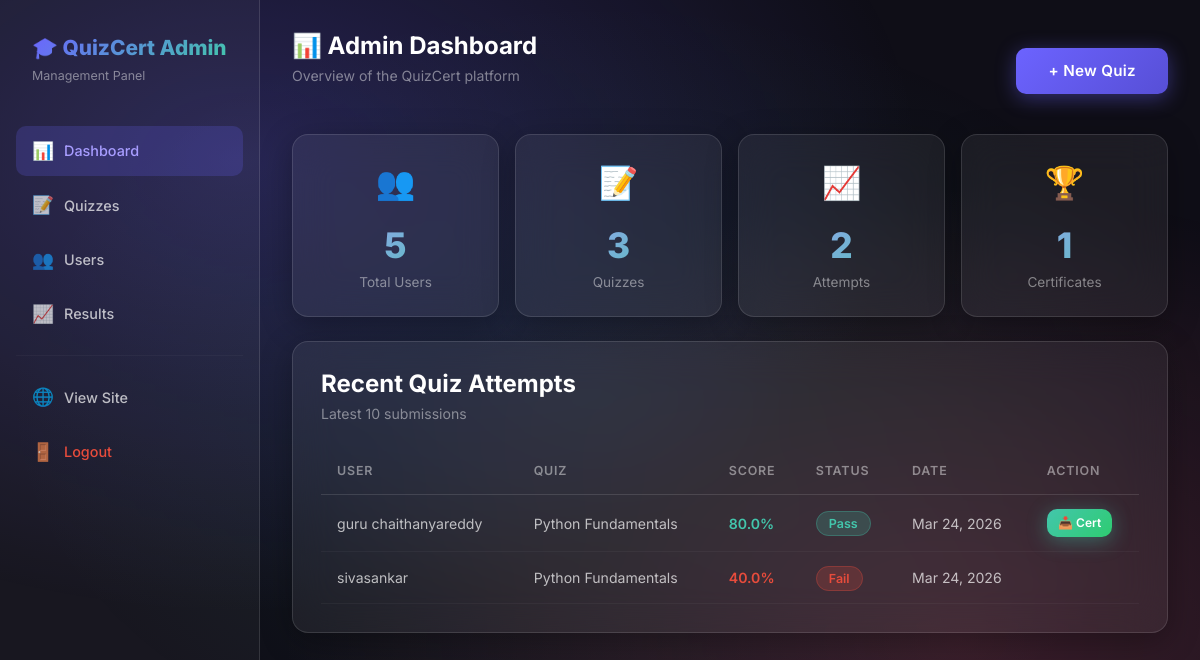
The page /admin (signed in) on the database its author committed.
### app.py (models this page shows)
class Result(db.Model):
    __tablename__ = 'results'
    id             = db.Column(db.Integer, primary_key=True)
    user_id        = db.Column(db.Integer, db.ForeignKey('users.id'), nullable=False)
    quiz_id        = db.Column(db.Integer, db.ForeignKey('quizzes.id'), nullable=False)
    score          = db.Column(db.Float, nullable=False)      # percentage
    passed         = db.Column(db.Boolean, default=False)
    certificate_id = db.Column(db.String(36), unique=True, nullable=True)
    taken_at       = db.Column(db.DateTime, default=datetime.datetime.utcnow)

class User(db.Model):
    __tablename__ = 'users'
    id       = db.Column(db.Integer, primary_key=True)
    name     = db.Column(db.String(120), nullable=False)
    email    = db.Column(db.String(200), unique=True, nullable=False)
    password = db.Column(db.String(256), nullable=False)
    is_admin = db.Column(db.Boolean, default=False)
    created_at = db.Column(db.DateTime, default=datetime.datetime.utcnow)
    results  = db.relationship('Result', backref='user', lazy=True)

class Quiz(db.Model):
    __tablename__ = 'quizzes'
    id            = db.Column(db.Integer, primary_key=True)
    title         = db.Column(db.String(200), nullable=False)
    description   = db.Column(db.Text, default='')
    passing_score = db.Column(db.Integer, default=60)   # percentage
    time_limit    = db.Column(db.Integer, default=600)  # seconds (0 = no limit)
    created_at    = db.Column(db.DateTime, default=datetime.datetime.utcnow)
    questions = db.relationship('Question', backref='quiz', lazy=True,
                                cascade='all, delete-orphan')
    results   = db.relationship('Result',   backref='quiz', lazy=True,
                                cascade='all, delete-orphan')

### app.py (the view)
@app.route('/admin')
@admin_required
def admin_dashboard():
    total_users   = User.query.filter_by(is_admin=False).count()
    total_quizzes = Quiz.query.count()
    total_results = Result.query.count()
    total_certs   = Result.query.filter_by(passed=True).count()
    recent_results = (
        db.session.query(Result, User, Quiz)
        .join(User, Result.user_id == User.id)
        .join(Quiz, Result.quiz_id == Quiz.id)
        .order_by(Result.taken_at.desc())
        .limit(10)
        .all()
    )
    return render_template('admin/dashboard.html',
                           total_users=total_users,
                           total_quizzes=total_quizzes,
                           total_results=total_results,
                           total_certs=total_certs,
                           recent_results=recent_results)

### app.py (called while the page is built)
def admin_required(f):
    from functools import wraps
    @wraps(f)
    def decorated(*args, **kwargs):
        if 'user_id' not in session:
            return redirect(url_for('admin_login'))
        user = db.session.get(User, session['user_id'])
        if not user or not user.is_admin:
            abort(403)
        return f(*args, **kwargs)
    return decorated

def current_user():
    if 'user_id' in session:
        return db.session.get(User, session['user_id'])
    return None

@app.context_processor
def inject_user():
    return dict(current_user=current_user())

### templates/admin/dashboard.html (shortened to what this page needs)
{% extends 'admin/base.html' %}
{% block content %}
<div class="d-flex justify-between align-center flex-wrap gap-2 mb-4">
    <div>
        <h1 class="section-title">📊 Admin Dashboard</h1>
        <p class="section-subtitle">Overview of the QuizCert platform</p>
    </div>
    <a href="{{ url_for('admin_create_quiz') }}" class="btn-primary-custom">+ New Quiz</a>
</div>
<div class="row g-3 mb-4">
    {% for icon, value, label in [
    ('👥', total_users, 'Total Users'),
    ('📝', total_quizzes, 'Quizzes'),
    ('📈', total_results, 'Attempts'),
    ('🏆', total_certs, 'Certificates')
    ] %}
    <div class="col-6 col-xl-3">
        <div class="glass-card dashboard-stat-card">
            <div class="dashboard-stat-icon">{{ icon }}</div>
            <div class="dashboard-stat-number" data-counter="{{ value }}">{{ value }}</div>
            <div class="dashboard-stat-label">{{ label }}</div>
        </div>
    </div>
    {% endfor %}
</div>
<div class="glass-card admin-card">
    <h2 class="section-title mb-1">Recent Quiz Attempts</h2>
    <p class="section-subtitle">Latest 10 submissions</p>
    <div style="overflow-x:auto;">
        <table class="admin-table">
            <thead>
                <tr>
                    <th>User</th>
                    <th>Quiz</th>
                    <th>Score</th>
                    <th>Status</th>
                    <th>Date</th>
                    <th>Action</th>
                </tr>
            </thead>
            <tbody>
                {% for result, user, quiz in recent_results %}
                <tr>
                    <td>{{ user.name }}</td>
                    <td style="max-width:180px; overflow:hidden; text-overflow:ellipsis; white-space:nowrap;">{{
                        quiz.title }}</td>
                    <td style="font-weight:600; color:{% if result.passed %}var(--accent){% else %}#e74c3c{% endif %};">
                        {{ result.score }}%
                    </td>
                    <td>
                        {% if result.passed %}<span class="badge-pass">Pass</span>
                        {% else %}<span class="badge-fail">Fail</span>{% endif %}
                    </td>
                    <td style="white-space:nowrap;">{{ result.taken_at.strftime('%b %d, %Y') }}</td>
                    <td>
                        {% if result.certificate_id %}
                        <a href="{{ url_for('download_certificate', result_id=result.id) }}" class="btn-accent-custom"
                            style="padding:0.3rem 0.7rem; font-size:0.75rem;">
                            📥 Cert
                        </a>
                        {% endif %}
                    </td>
                </tr>
                {% else %}
                <tr>
                    <td colspan="6" style="text-align:center; color:var(--text-muted); padding:2rem;">No results yet.
                    </td>
                </tr>
                {% endfor %}
            </tbody>
        </table>
    </div>
</div>
{% endblock %}

### static/css/style.css (style rules this page uses)
:root { --primary: #6C63FF; --primary-dark: #574fd6; --primary-light: #a89dff; --secondary: #FF6584; --accent: #43C6AC; --success: #28a745; --danger: #e74c3c; --warning: #f39c12; --dark: #0f0e17; --dark-2: #1a1a2e; --dark-3: #16213e; --card-bg: rgba(255,255,255,0.06); --card-border: rgba(255,255,255,0.12); --text-primary: #ffffff; --text-secondary: rgba(255,255,255,0.7); --text-muted: rgba(255,255,255,0.45); --radius: 16px; --radius-sm: 10px; --shadow: 0 8px 32px rgba(0,0,0,0.3); --shadow-lg: 0 20px 60px rgba(0,0,0,0.5); --transition: all 0.3s cubic-bezier(0.4, 0, 0.2, 1); }
*, *::before, *::after { box-sizing: border-box; margin: 0; padding: 0; }
body { font-family: 'Inter', sans-serif; background: var(--dark); color: var(--text-primary); min-height: 100vh; overflow-x: hidden; }
body::before { content: ''; position: fixed; inset: 0; background: radial-gradient(ellipse at 20% 20%, rgba(108,99,255,0.25) 0%, transparent 50%), radial-gradient(ellipse at 80% 80%, rgba(255,101,132,0.18) 0%, transparent 50%), radial-gradient(ellipse at 50% 50%, rgba(67,198,172,0.1) 0%, transparent 70%); pointer-events: none; z-index: 0; }
.glass-card { background: var(--card-bg); backdrop-filter: blur(20px); border: 1px solid var(--card-border); border-radius: var(--radius); box-shadow: var(--shadow); transition: var(--transition); }
.btn-primary-custom { background: linear-gradient(135deg, var(--primary), var(--primary-dark)); color: #fff; border: none; border-radius: var(--radius-sm); padding: 0.75rem 2rem; font-weight: 600; font-size: 0.95rem; letter-spacing: 0.3px; cursor: pointer; transition: var(--transition); box-shadow: 0 4px 20px rgba(108,99,255,0.4); display: inline-flex; align-items: center; gap: 0.5rem; text-decoration: none; }
.btn-accent-custom { background: linear-gradient(135deg, var(--accent), #2ecc71); color: #fff; border: none; border-radius: var(--radius-sm); padding: 0.75rem 2rem; font-weight: 600; cursor: pointer; transition: var(--transition); box-shadow: 0 4px 20px rgba(67,198,172,0.4); display: inline-flex; align-items: center; gap: 0.5rem; text-decoration: none; }
.dashboard-stat-card { padding: 1.5rem; text-align: center; }
.dashboard-stat-icon { font-size: 2rem; margin-bottom: 0.75rem; }
.dashboard-stat-number { font-size: 2.2rem; font-weight: 800; background: linear-gradient(135deg, var(--primary-light), var(--accent)); -webkit-background-clip: text; -webkit-text-fill-color: transparent; background-clip: text; }
.dashboard-stat-label { color: var(--text-muted); font-size: 0.85rem; }
.badge-pass { background: rgba(67,198,172,0.2); color: var(--accent); border: 1px solid rgba(67,198,172,0.3); padding: 0.25rem 0.75rem; border-radius: 50px; font-size: 0.78rem; font-weight: 600; }
.badge-fail { background: rgba(231,76,60,0.2); color: #e74c3c; border: 1px solid rgba(231,76,60,0.3); padding: 0.25rem 0.75rem; border-radius: 50px; font-size: 0.78rem; font-weight: 600; }
.admin-card { padding: 1.75rem; margin-bottom: 1.5rem; }
.admin-table { width: 100%; border-collapse: collapse; }
.admin-table th { padding: 0.85rem 1rem; text-align: left; font-size: 0.78rem; font-weight: 600; color: var(--text-muted); text-transform: uppercase; letter-spacing: 0.8px; border-bottom: 1px solid var(--card-border); white-space: nowrap; }
.admin-table td { padding: 0.9rem 1rem; border-bottom: 1px solid rgba(255,255,255,0.04); font-size: 0.88rem; color: var(--text-secondary); vertical-align: middle; }
.section-title { font-size: 1.5rem; font-weight: 700; margin-bottom: 0.25rem; }
.section-subtitle { color: var(--text-muted); font-size: 0.88rem; margin-bottom: 1.5rem; }
.mb-1 { margin-bottom: 0.5rem; }
.d-flex { display: flex; }
.align-center { align-items: center; }
.justify-between { justify-content: space-between; }
.gap-2 { gap: 1rem; }
.flex-wrap { flex-wrap: wrap; }

### rows shown on the page
Result: name "guru chaithanyareddy", title "Python Fundamentals", score "80.0", passed "Pass", taken_at "Mar 24, 2026"
Result: name "sivasankar", title "Python Fundamentals", score "40.0", passed "Fail", taken_at "Mar 24, 2026"

### other values the page prints
{{ icon }} "👥" "📝" "📈" "🏆"
{{ value }} "5" "3" "2" "1"
{{ label }} "Total Users" "Quizzes" "Attempts" "Certificates"
